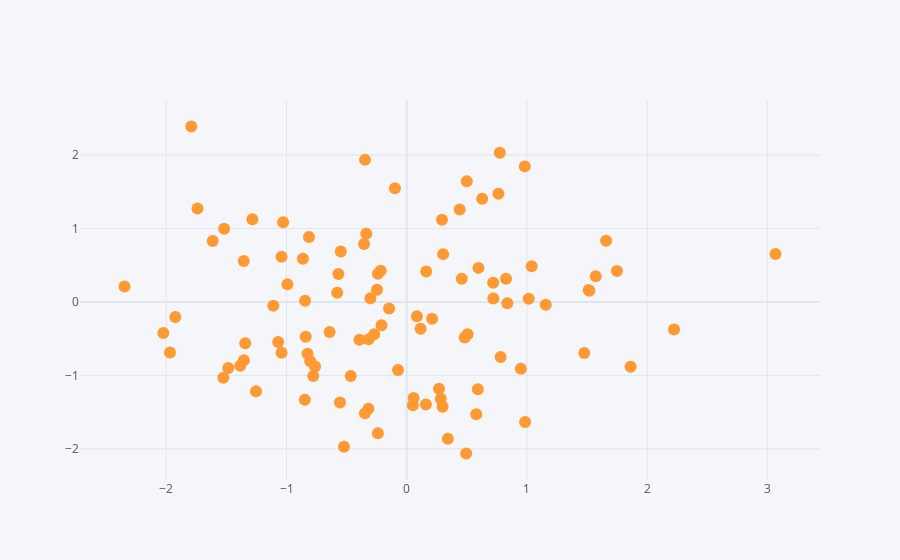

The cell this chart's notebook holds for it:
### Code cell
df.iplot(x = "A",y = "B",mode = "markers")
